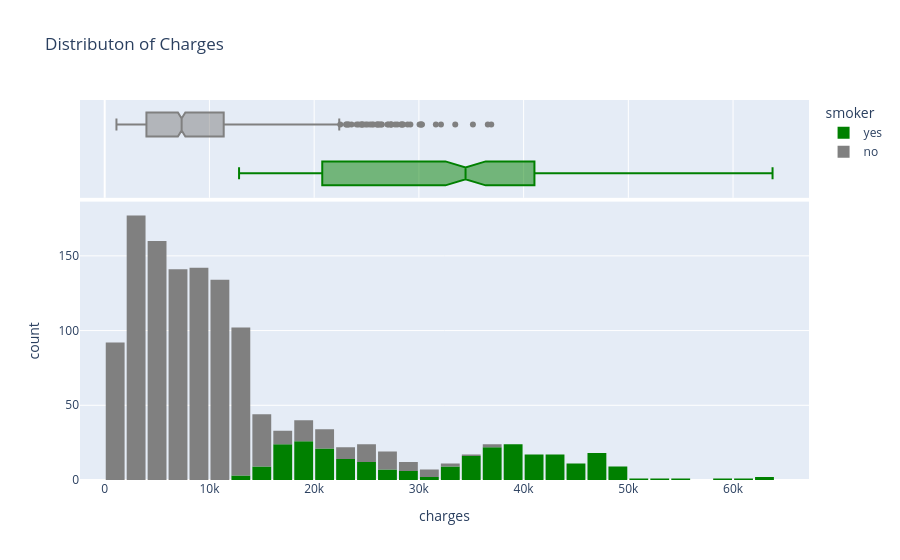

Notebook code cell kept with this figure:
### Markdown cell above
## `3.3. Charges with Smoker`

### Code cell
fig = px.histogram(medical_df,x='charges',marginal='box',color='smoker',color_discrete_sequence=['green', 'grey'],title='Distributon of Charges')

# By using color='smoker' I am splitting the histogram for smoker and non smoker i.e. smoker = grey and not smoker = green

fig.update_layout(bargap=0.1)
fig.show()

### Figure 1 — Plotly figure (JSON) as saved in the notebook; plotly's stock layout.template omitted (floating-point values rounded to 4 significant figures; data arrays with more than 128 entries replaced by an {"elided": "..."} marker saying what was removed)
{"data": [{"bingroup": "x", "hovertemplate": "smoker=yes<br>charges=%{x}<br>count=%{y}<extra></extra>", "legendgroup": "yes", "marker": {"color": "green", "pattern": {"shape": ""}}, "name": "yes", "orientation": "v", "showlegend": true, "type": "histogram", "x": {"elided": "274 float values"}, "xaxis": "x", "yaxis": "y"}, {"hovertemplate": "smoker=yes<br>charges=%{x}<extra></extra>", "legendgroup": "yes", "marker": {"color": "green"}, "name": "yes", "notched": true, "showlegend": false, "type": "box", "x": {"elided": "274 float values"}, "xaxis": "x2", "yaxis": "y2"}, {"bingroup": "x", "hovertemplate": "smoker=no<br>charges=%{x}<br>count=%{y}<extra></extra>", "legendgroup": "no", "marker": {"color": "grey", "pattern": {"shape": ""}}, "name": "no", "orientation": "v", "showlegend": true, "type": "histogram", "x": {"elided": "1064 float values"}, "xaxis": "x", "yaxis": "y"}, {"hovertemplate": "smoker=no<br>charges=%{x}<extra></extra>", "legendgroup": "no", "marker": {"color": "grey"}, "name": "no", "notched": true, "showlegend": false, "type": "box", "x": {"elided": "1064 float values"}, "xaxis": "x2", "yaxis": "y2"}], "layout": {"bargap": 0.1, "barmode": "relative", "legend": {"title": {"text": "smoker"}, "tracegroupgap": 0}, "title": {"text": "Distributon of Charges"}, "xaxis": {"anchor": "y", "domain": [0, 1], "title": {"text": "charges"}}, "xaxis2": {"anchor": "y2", "domain": [0, 1], "matches": "x", "showgrid": true, "showticklabels": false}, "yaxis": {"anchor": "x", "domain": [0, 0.7326], "title": {"text": "count"}}, "yaxis2": {"anchor": "x2", "domain": [0.7426, 1], "matches": "y2", "showgrid": false, "showline": false, "showticklabels": false, "ticks": ""}}}
